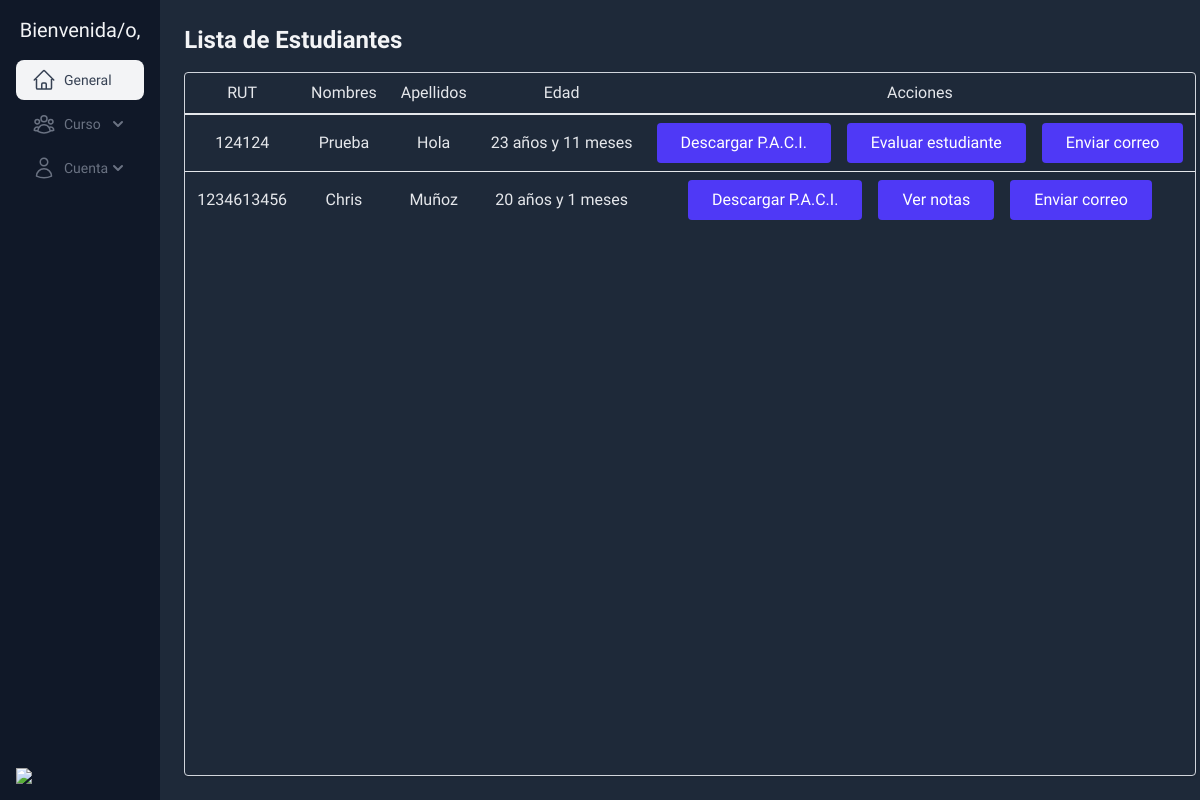
Page /core/estudiantes on the earlier database version.
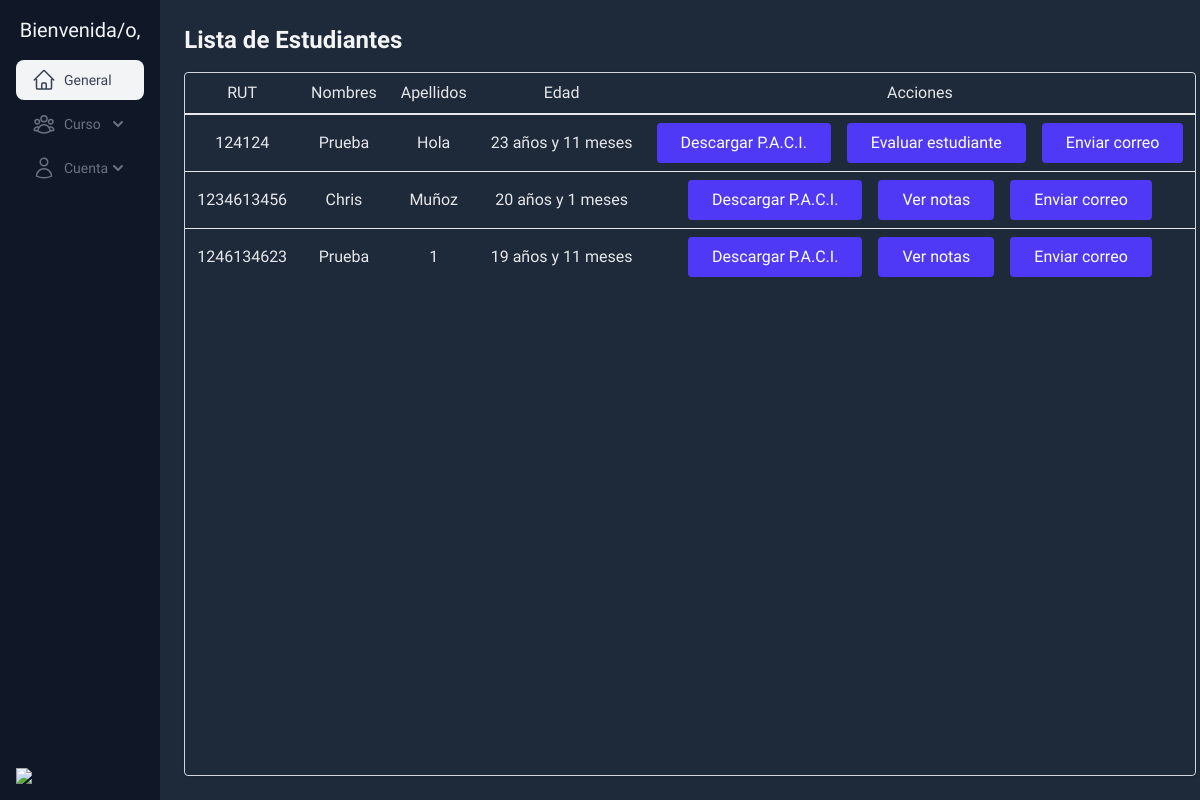
Same page on the later database version.
### core/models.py (models this page shows, shortened)
class DateTime(models.Model):
    created_at = models.DateTimeField(auto_now_add=True)
    updated_at = models.DateTimeField(auto_now=True)
    class Meta:
        abstract = True

class Estudiante(DateTime):
    first_name = models.CharField(max_length=150)
    last_name = models.CharField(max_length=150)
    rut = models.CharField(max_length=10, unique=True)
    birth_date = models.DateField()
    bapDiag = models.CharField(max_length=40)
    address = models.CharField(max_length=40)
    commune = models.CharField(max_length=40)
    etnia = models.CharField(max_length=40, null=True, blank=True)
    parents = models.ManyToManyField(Apoderado, related_name='students', blank=True)
    curso = models.ForeignKey(Curso, on_delete=models.CASCADE, related_name='students', null=True, blank=True)
    nivel = models.CharField(max_length=10, choices=Nivel.choices, default=Nivel.BASIC)
    def get_age(self):
        from datetime import date
        today = date.today()
        age = today.year - self.birth_date.year
        month = today.month - self.birth_date.month
        if month < 0:
            age -= 1
            month += 12
        elif month == 0 and today.day < self.birth_date.day:
            age -= 1
            month = 11
        return f'{age} años y {month} meses'
    @property
    def edad(self):
        return self.get_age()

### core/views.py (the view)
# urls.py: path('estudiantes', estudiantes_view, name='estudiantes'),
def estudiantes_view(request):
    estudiantes = Estudiante.objects.all().annotate(
        tiene_paci=Exists(
            PaciAppModel.objects.filter(student=OuterRef('pk'))
        ),
        tiene_nota=Exists(
            Nota.objects.filter(estudiante=OuterRef('pk'))
        ),
    )
    context = {
        'estudiantes': estudiantes,
    }
    return render(request, 'estudiantes.html', context)

### core/templates/estudiantes.html
{% extends 'base.html'%}
{% block content %}
<h1 class="text-2xl font-bold mb-4">Lista de Estudiantes</h1>
{% if estudiantes %}
    <div class="h-full overflow-x-auto rounded border border-gray-300 shadow-sm dark:border-gray-600 dark:bg-gray-900">
        <table class="min-w-full divide-y-2 divide-gray-200 dark:divide-gray-700">
            <thead class="tr:text-left rtl:text-right">
                <tr class="*:font-medium *:text-gray-200 dark:*:text-white">
                    <th class="text-center px-3 py-2 whitespace-nowrap">RUT</th>
                    <th class="text-center px-3 py-2 whitespace-nowrap">Nombres</th>
                    <th class="text-center px-3 py-2 whitespace-nowrap">Apellidos</th>
                    <th class="text-center px-3 py-2 whitespace-nowrap">Edad</th>
                    <th class="text-center px-3 py-2 whitespace-nowrap">Acciones</th>
                </tr>
            </thead>
            <tbody class="divide-y divide-gray-200 dark:divide-gray-700">
                {% for estudiante in estudiantes %}
                <tr class="*:text-gray-200 *:first:font-medium dark:*:text-white">
                    <td class="text-center px-3 py-2 whitespace-nowrap">{{ estudiante.rut }}</td>
                    <td class="text-center px-3 py-2 whitespace-nowrap">{{ estudiante.first_name }}</td>
                    <td class="text-center px-3 py-2 whitespace-nowrap">{{ estudiante.last_name }}</td>
                    <td class="text-center px-3 py-2 whitespace-nowrap">{{ estudiante.edad }}</td>
                    <td class="flex gap-4 justify-center px-3 py-2 whitespace-nowrap">
                        {% if estudiante.tiene_paci %}
                            <a class="inline-block rounded-sm bg-indigo-600 px-6 py-2 text-white hover:bg-indigo-300" href="{% url 'paciApp:pdf_paci' estudiante.id %}">
                                Descargar P.A.C.I.
                            </a>
                            {% if estudiante.tiene_instrumento %}
                                <a class="inline-block rounded-sm bg-indigo-600 px-6 py-2 text-white hover:bg-indigo-700" href="{% url 'instrumentosApp:evaluar' estudiante.id %}">
                                    Ver Instrumento de evaluación
                                </a>
                            {% else %}
                            {% if estudiante.tiene_nota %}
                            <a class="inline-block rounded-sm bg-indigo-600 px-6 py-2 text-white hover:bg-indigo-500" href="{% url 'instrumentosApp:notas' estudiante.id %}">
                                    Ver notas
                                </a>
                            {% else %}
                                <a class="inline-block rounded-sm bg-indigo-600 px-6 py-2 text-white hover:bg-indigo-500" href="{% url 'instrumentosApp:instrumentos_list' estudiante.id %}">
                                    Evaluar estudiante
                                </a>
                            {% endif %}
                                <a class="inline-block rounded-sm bg-indigo-600 px-6 py-2 text-white hover:bg-indigo-500" href="{% url 'coreApp:send_mail' estudiante.id %}">
                                    Enviar correo
                                </a>
                            {% endif %}
                        {% else %}
                            <a class="inline-block rounded-sm bg-indigo-600 px-6 py-2 text-white hover:bg-indigo-700" href="{% url 'paciApp:paci_list' estudiante.id %}">
                                Agregar P.A.C.I.
                            </a>
                        {% endif %}
                    </td>
                </tr>
                {% endfor %}
            </tbody>
        </table>
    </div>
{% else %}
    <p>No hay estudiantes registrados.</p>
{% endif %}
{% endblock %}

### templates/base.html (shortened to what this page needs)
<!DOCTYPE html>
<html lang="en">
<head>
  <script src="https://cdn.jsdelivr.net/npm/@tailwindcss/browser@4"></script>
</head>
<body class="min-h-screen bg-gray-800 text-gray-100">
  <div class="flex min-h-screen">
    <aside class="flex flex-col w-64 bg-gray-900 p-4 justify-between">
      <ul class="space-y-1">
        <p class="text-xl text-center mb-4">Bienvenida/o, {{user.username}}</p>
        <li>
          <a href="{% url 'coreApp:index' %}"
            class="flex items-center gap-2 rounded-lg bg-gray-100 px-4 py-2 text-gray-700 dark:bg-gray-800 dark:hover:bg-teal-900 dark:text-gray-200">
            <span class="text-sm font-medium"> General </span>
          </a>
        </li>
        <li>
          <details class="group [&amp;_summary::-webkit-details-marker]:hidden">
            <summary
              class="group flex items-center justify-between rounded-lg px-4 py-2 text-gray-500 hover:bg-gray-100 hover:text-gray-700 dark:text-gray-400 dark:hover:bg-gray-800 dark:hover:text-gray-200">
              <div class="flex items-center gap-2">
                <span class="text-sm font-medium"> Curso </span>
              </div>
              <span class="shrink-0 transition duration-300 group-open:-rotate-180">
                <svg xmlns="http://www.w3.org/2000/svg" class="size-5" viewBox="0 0 20 20" fill="currentColor">
                  <path fill-rule="evenodd"
                    d="M5.293 7.293a1 1 0 011.414 0L10 10.586l3.293-3.293a1 1 0 111.414 1.414l-4 4a1 1 0 01-1.414 0l-4-4a1 1 0 010-1.414z"
                    clip-rule="evenodd"></path>
                </svg>
              </span>
            </summary>
          </details>
        </li>
        <li>
          <details class="group [&amp;_summary::-webkit-details-marker]:hidden">
            <summary
              class="group flex items-center justify-between rounded-lg px-4 py-2 text-gray-500 hover:bg-gray-100 hover:text-gray-700 dark:text-gray-400 dark:hover:bg-gray-800 dark:hover:text-gray-200">
              <div class="flex items-center gap-2">
                <span class="text-sm font-medium"> Cuenta </span>
              </div>
              <span class="shrink-0 transition duration-300 group-open:-rotate-180">
                <svg xmlns="http://www.w3.org/2000/svg" class="size-5" viewBox="0 0 20 20" fill="currentColor">
                  <path fill-rule="evenodd"
                    d="M5.293 7.293a1 1 0 011.414 0L10 10.586l3.293-3.293a1 1 0 111.414 1.414l-4 4a1 1 0 01-1.414 0l-4-4a1 1 0 010-1.414z"
                    clip-rule="evenodd"></path>
                </svg>
              </span>
            </summary>
          </details>
        </li>
      </ul>
      <img class="w-16" src="https://images.builderservices.io/s/cdn/v1.0/i/m?url=https%3A%2F%2Fstorage.googleapis.com%2Fproduction-hostgator-chile-v1-0-3%2F573%2F1237573%2FEeoJHNah%2Fd473ee41415e43fc99acf1131253fde3&methods=resize%2C60%2C5000"/>
    </aside>
    <main class="flex-1 flex flex-col p-6">
      {% block content %}{% endblock %}
    </main>
  </div>
</body>
</html>

### templates/base.html (style rules this page uses)
body { font-family: 'Red Hat Display', sans-serif; }

Differences in the rows shown:
added Estudiante: rut "1246134623", first_name "Prueba", last_name "1", edad "19 años y 11 meses", shows "Descargar P.A.C.I.", shows "Ver notas", shows "Enviar correo"
